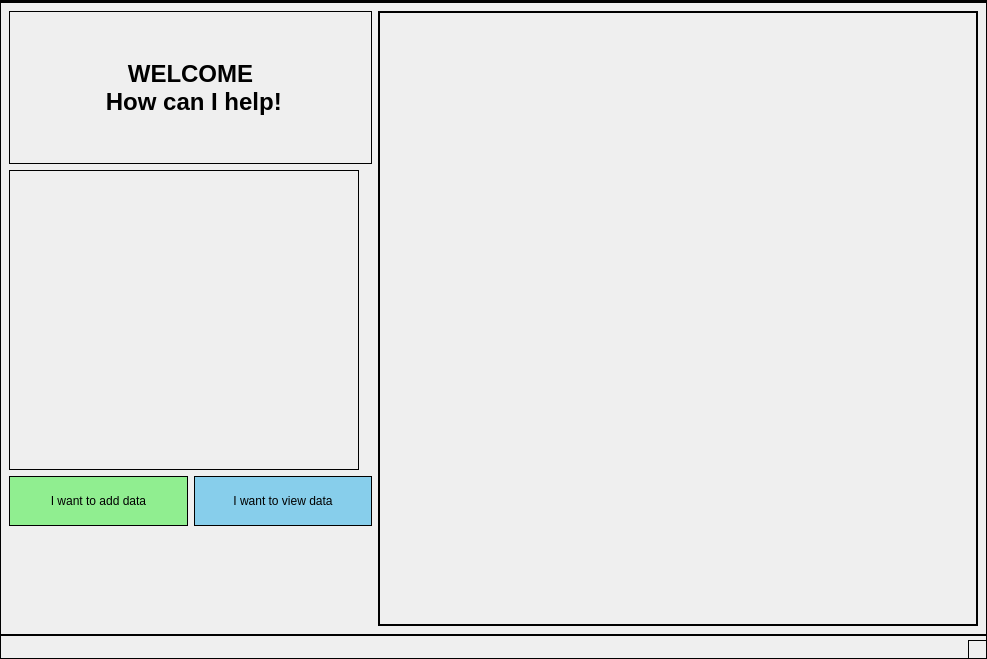
<?xml version="1.0" encoding="UTF-8"?>
<ui version="4.0">
 <class>MainWindow</class>
 <widget class="QMainWindow" name="MainWindow">
  <property name="geometry">
   <rect>
    <x>0</x>
    <y>0</y>
    <width>987</width>
    <height>659</height>
   </rect>
  </property>
  <property name="windowTitle">
   <string>MainWindow</string>
  </property>
  <property name="styleSheet">
   <string notr="true">border: 1px solid black;
</string>
  </property>
  <widget class="QWidget" name="centralwidget">
   <layout class="QHBoxLayout" name="horizontalLayout_3">
    <item>
     <layout class="QHBoxLayout" name="horizontalLayout_2">
      <item>
       <layout class="QVBoxLayout" name="verticalLayout">
        <item>
         <widget class="QLabel" name="homeTitleLabel">
          <property name="sizePolicy">
           <sizepolicy hsizetype="Preferred" vsizetype="Minimum">
            <horstretch>0</horstretch>
            <verstretch>0</verstretch>
           </sizepolicy>
          </property>
          <property name="maximumSize">
           <size>
            <width>16777215</width>
            <height>16777215</height>
           </size>
          </property>
          <property name="font">
           <font>
            <pointsize>18</pointsize>
            <weight>75</weight>
            <bold>true</bold>
           </font>
          </property>
          <property name="styleSheet">
           <string notr="true"/>
          </property>
          <property name="text">
           <string>WELCOME
 How can I help!</string>
          </property>
          <property name="alignment">
           <set>Qt::AlignCenter</set>
          </property>
         </widget>
        </item>
        <item>
         <widget class="QLabel" name="homeLabel">
          <property name="sizePolicy">
           <sizepolicy hsizetype="Fixed" vsizetype="Fixed">
            <horstretch>0</horstretch>
            <verstretch>0</verstretch>
           </sizepolicy>
          </property>
          <property name="minimumSize">
           <size>
            <width>350</width>
            <height>300</height>
           </size>
          </property>
          <property name="text">
           <string/>
          </property>
          <property name="pixmap">
           <pixmap resource="resources.qrc">:/Images/Image1.png</pixmap>
          </property>
         </widget>
        </item>
        <item>
         <layout class="QHBoxLayout" name="horizontalLayout">
          <item>
           <widget class="QPushButton" name="pushButton_2">
            <property name="minimumSize">
             <size>
              <width>0</width>
              <height>50</height>
             </size>
            </property>
            <property name="styleSheet">
             <string notr="true">background-color: lightgreen;</string>
            </property>
            <property name="text">
             <string>I want to add data</string>
            </property>
           </widget>
          </item>
          <item>
           <widget class="QPushButton" name="pushButton">
            <property name="minimumSize">
             <size>
              <width>0</width>
              <height>50</height>
             </size>
            </property>
            <property name="styleSheet">
             <string notr="true">background-color: skyblue;</string>
            </property>
            <property name="text">
             <string>I want to view data</string>
            </property>
           </widget>
          </item>
         </layout>
        </item>
        <item>
         <spacer name="verticalSpacer">
          <property name="orientation">
           <enum>Qt::Vertical</enum>
          </property>
          <property name="sizeType">
           <enum>QSizePolicy::Fixed</enum>
          </property>
          <property name="sizeHint" stdset="0">
           <size>
            <width>20</width>
            <height>100</height>
           </size>
          </property>
         </spacer>
        </item>
       </layout>
      </item>
      <item>
       <widget class="QStackedWidget" name="stackedWidget">
        <property name="sizePolicy">
         <sizepolicy hsizetype="Fixed" vsizetype="Preferred">
          <horstretch>0</horstretch>
          <verstretch>0</verstretch>
         </sizepolicy>
        </property>
        <property name="minimumSize">
         <size>
          <width>600</width>
          <height>0</height>
         </size>
        </property>
        <property name="styleSheet">
         <string notr="true"/>
        </property>
        <widget class="QWidget" name="page"/>
        <widget class="QWidget" name="page_2"/>
       </widget>
      </item>
     </layout>
    </item>
   </layout>
  </widget>
  <widget class="QStatusBar" name="statusbar"/>
  <widget class="QMenuBar" name="menubar">
   <property name="geometry">
    <rect>
     <x>0</x>
     <y>0</y>
     <width>987</width>
     <height>23</height>
    </rect>
   </property>
  </widget>
 </widget>
 <resources>
  <include location="resources.qrc"/>
 </resources>
 <connections/>
</ui>
